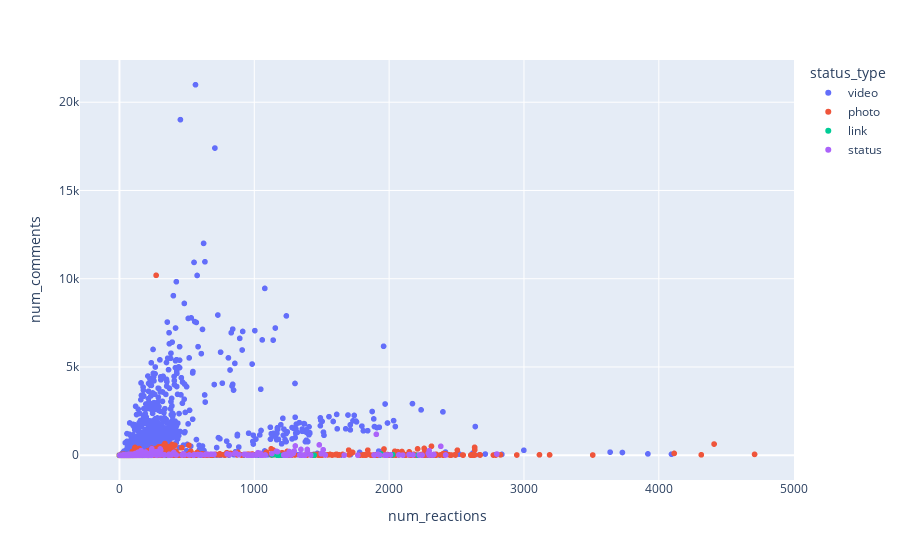

Notebook source saved alongside this figure:
### Code cell
fig = px.scatter(df, x="num_reactions", y="num_comments", color="status_type")
fig.show()

### Figure 1 — Plotly figure (JSON) as saved in the notebook; plotly's stock layout.template omitted (floating-point values rounded to 4 significant figures; data arrays with more than 128 entries replaced by an {"elided": "..."} marker saying what was removed)
{"data": [{"hovertemplate": "status_type=video<br>num_reactions=%{x}<br>num_comments=%{y}<extra></extra>", "legendgroup": "video", "marker": {"color": "#636efa", "symbol": "circle"}, "mode": "markers", "name": "video", "showlegend": true, "type": "scattergl", "x": {"elided": "2333 int values"}, "xaxis": "x", "y": {"elided": "2333 int values"}, "yaxis": "y"}, {"hovertemplate": "status_type=photo<br>num_reactions=%{x}<br>num_comments=%{y}<extra></extra>", "legendgroup": "photo", "marker": {"color": "#EF553B", "symbol": "circle"}, "mode": "markers", "name": "photo", "showlegend": true, "type": "scattergl", "x": {"elided": "4244 int values"}, "xaxis": "x", "y": {"elided": "4244 int values"}, "yaxis": "y"}, {"hovertemplate": "status_type=link<br>num_reactions=%{x}<br>num_comments=%{y}<extra></extra>", "legendgroup": "link", "marker": {"color": "#00cc96", "symbol": "circle"}, "mode": "markers", "name": "link", "showlegend": true, "type": "scattergl", "x": [16, 15, 33, 46, 169, 237, 46, 33, 63, 27, 48, 44, 43, 59, 51, 59, 40, 6, 1933, 2214, 1940, 1931, 2026, 1169, 1010, 1032, 1132, 1182, 1212, 1342, 1444, 1182, 37, 52, 165, 76, 30, 144, 95, 10, 10, 334, 57, 50, 20, 53, 120, 93, 21, 3, 8, 6, 12, 12, 4, 8, 9, 9, 6, 8, 1, 16, 66], "xaxis": "x", "y": [9, 0, 1, 3, 0, 0, 3, 4, 11, 9, 4, 1, 4, 6, 0, 3, 1, 0, 8, 1, 70, 26, 35, 3, 14, 9, 16, 0, 7, 4, 6, 0, 0, 26, 0, 0, 0, 3, 0, 0, 0, 0, 0, 0, 0, 0, 26, 30, 4, 0, 0, 0, 0, 7, 0, 0, 1, 4, 0, 0, 0, 0, 0], "yaxis": "y"}, {"hovertemplate": "status_type=status<br>num_reactions=%{x}<br>num_comments=%{y}<extra></extra>", "legendgroup": "status", "marker": {"color": "#ab63fa", "symbol": "circle"}, "mode": "markers", "name": "status", "showlegend": true, "type": "scattergl", "x": {"elided": "359 int values"}, "xaxis": "x", "y": {"elided": "359 int values"}, "yaxis": "y"}], "layout": {"legend": {"title": {"text": "status_type"}, "tracegroupgap": 0}, "margin": {"t": 60}, "xaxis": {"anchor": "y", "domain": [0, 1], "title": {"text": "num_reactions"}}, "yaxis": {"anchor": "x", "domain": [0, 1], "title": {"text": "num_comments"}}}}
